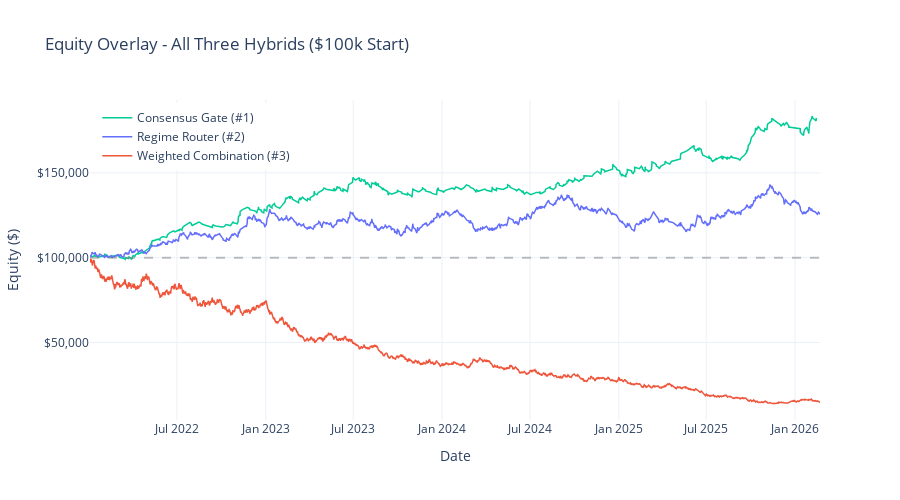

Notebook code for this chart:
### Code cell
# Overlay comparison
fig2 = go.Figure()

for name, df in strategies.items():
    fig2.add_trace(
        go.Scatter(
            x=df['entry_ts'],
            y=df['account_balance'],
            mode='lines',
            name=name,
            line=dict(color=colors[name], width=1.5),
        )
    )

fig2.add_hline(y=INITIAL_CAPITAL, line_dash='dash', line_color='gray', opacity=0.5)

fig2.update_layout(
    height=500,
    title_text='Equity Overlay - All Three Hybrids ($100k Start)',
    yaxis_title='Equity ($)',
    yaxis_tickformat='$,.0f',
    xaxis_title='Date',
    template='plotly_white',
    legend=dict(x=0.01, y=0.99),
)

fig2.show()

### Figure 1 — Plotly figure (JSON) as saved in the notebook; plotly's stock layout.template omitted (floating-point values rounded to 4 significant figures; data arrays with more than 128 entries replaced by an {"elided": "..."} marker saying what was removed)
{"data": [{"line": {"color": "#00CC96", "width": 1.5}, "mode": "lines", "name": "Consensus Gate (#1)", "type": "scatter", "x": {"elided": "499 str values"}, "y": {"elided": "499 float values"}}, {"line": {"color": "#636EFA", "width": 1.5}, "mode": "lines", "name": "Regime Router (#2)", "type": "scatter", "x": {"elided": "1102 str values"}, "y": {"elided": "1102 float values"}}, {"line": {"color": "#EF553B", "width": 1.5}, "mode": "lines", "name": "Weighted Combination (#3)", "type": "scatter", "x": {"elided": "4832 str values"}, "y": {"elided": "4832 float values"}}], "layout": {"height": 500, "legend": {"x": 0.01, "y": 0.99}, "shapes": [{"line": {"color": "gray", "dash": "dash"}, "opacity": 0.5, "type": "line", "x0": 0, "x1": 1, "xref": "x domain", "y0": 100000, "y1": 100000, "yref": "y"}], "title": {"text": "Equity Overlay - All Three Hybrids ($100k Start)"}, "xaxis": {"title": {"text": "Date"}}, "yaxis": {"tickformat": "$,.0f", "title": {"text": "Equity ($)"}}}}
